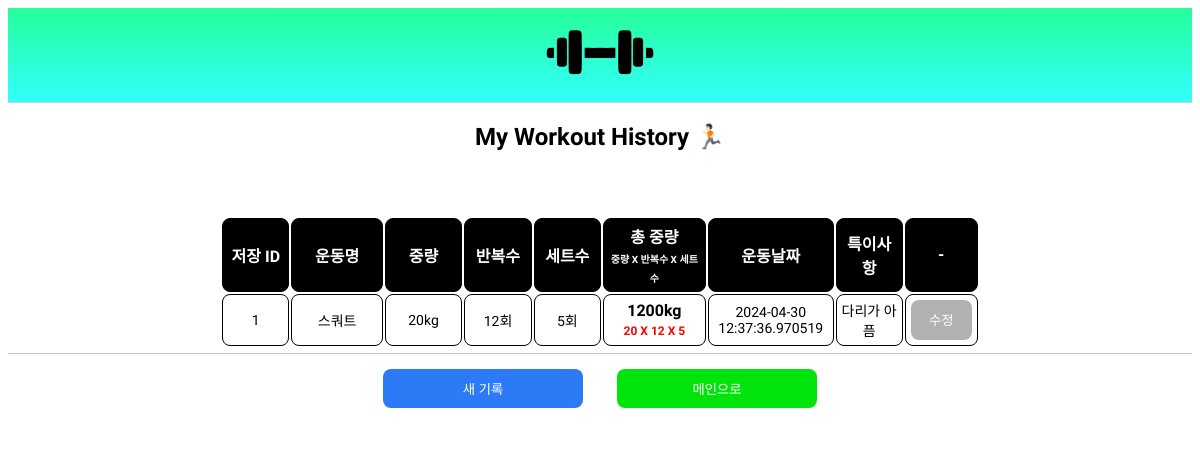
Before: /crud/workoutMemo with the older database file.
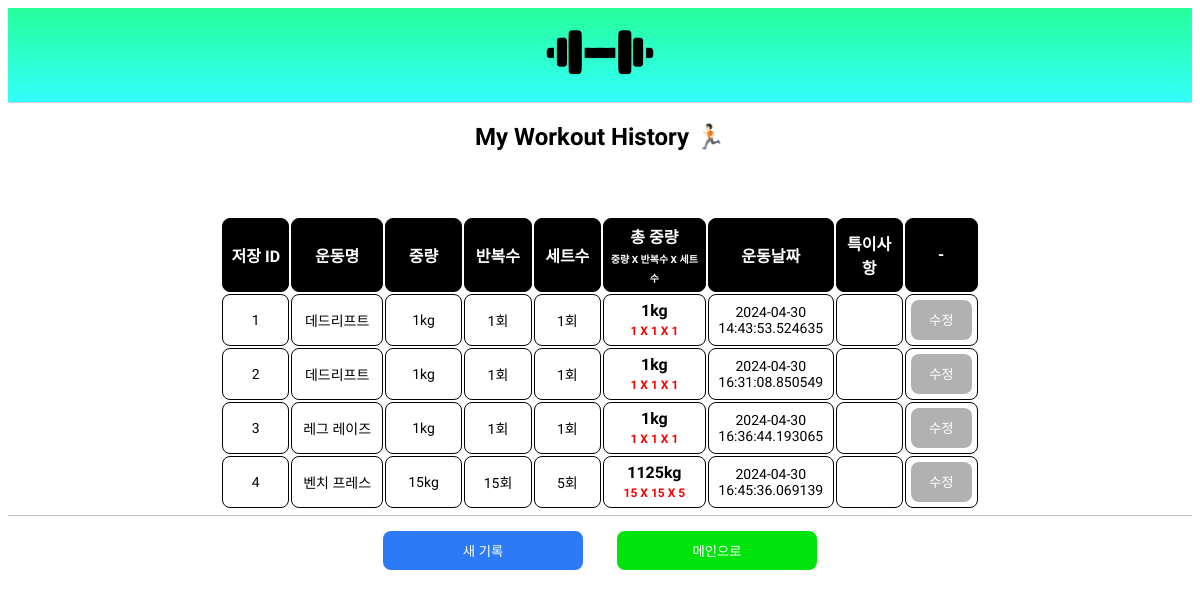
After: the same page with the newer database file.
### apps/crud/models.py (models this page shows)
class WorkOut(db.Model):
    __tablename__="workout"
    id = db.Column(db.Integer, primary_key = True)
    exName = db.Column(db.String)
    weight = db.Column(db.Integer)
    repeat = db.Column(db.Integer)
    setRp = db.Column(db.Integer)
    text = db.Column(db.Integer)
    createDate =db.Column(db.DateTime, default=today)

### apps/crud/views.py (the view)
@crud.route("/workoutMemo")
def workoutMemo():
    workout = WorkOut.query.all()
    return render_template("crud/workoutMemo.html", workout=workout)

### apps/crud/templates/crud/workoutMemo.html (shortened to what this page needs)
{% extends "crud/base.html" %}
{% block content %}
<h2>My Workout History 🏃🏻</h2>
<table style="margin-top: 60px; height: 100%;">
    <tr>
        <th>저장 ID</th>
        <th>운동명</th>
        <th>중량</th>
        <th>반복수</th>
        <th>세트수</th>
        <th style="width: 160px;">
            총 중량
            <br />
            <span style="font-size: 10px;">
                중량 X 반복수 X 세트수
            </span>
        </th>
        <th>운동날짜</th>
        <th>특이사항</th>
        <th>-</th>
    </tr>
    {% for workouts in workout %}
    <tr>
        <td>{{ workouts.id }}</td>
        <td style="width: 200px;">{{ workouts.exName }}</td>
        <td>{{ workouts.weight }}kg</td>
        <td>{{ workouts.repeat }}회</td>
        <td>{{ workouts.setRp }}회</td>
        <td style="font-weight: bold; font-size: 16px;">{{ workouts.weight * workouts.repeat * workouts.setRp }}kg<br />
            <span style="font-size: 12px; color: red;">
                {{ workouts.weight }} X {{ workouts.repeat }} X {{ workouts.setRp }}
            </span>
        </td>
        <td>{{ workouts.createDate }}</td>
        <td>{{ workouts.text }}</td>
        <td style="width: 80px;">
            <a href="{{ url_for('crud.editWorkOut', workout_id=workouts.id)}}">
                <button class="modifyBtn"> 수정</button>
            </a>
        </td>
    </tr>
    {% endfor %}
</table>
<div class="footer">
    <a href="{{ url_for('crud.createWorkOut') }}">
        <button class="btn1">
            새 기록
        </button>
    </a>
    <a href="/crud">
        <button class="mainBtn">
            메인으로
        </button>
    </a>
</div>
{% endblock %}

### apps/crud/templates/crud/base.html (shortened to what this page needs)
<!DOCTYPE html>
<html lang="ko">
<head>
    <link rel="stylesheet" href="{{url_for('crud.static', filename='style.css')}}">
</head>
<body>
    <div class="header">
        <a href="/crud" style="width: 40px; height: 40px;">
            <img class="headerImg" style="width: 80px; height: 80px; margin: 5px;"
                src="{{url_for('crud.static', filename='headerImg.png')}}" title="GO MAIN" />
        </a>
    </div>
    <div class="container">
        {% block content %}{% endblock %}
    </div>
</body>
</html>

### apps/crud/static/style.css (style rules this page uses)
body { font-family: "Nanum Gothic", sans-serif; text-align: center; -webkit-user-drag: none; -khtml-user-drag: none; -moz-user-drag: none; -o-user-drag: none; }
a { color: white !important; text-decoration: none; }
table { border: none !important; width: 65%; }
table, th, td { text-align: center; border: 1px solid black; padding: 5px; margin: 0 auto; font-size: 14px; }
th { font-weight: bold; font-size: 16px; background-color: black; color: white; }
th, td { border-radius: 8px; width: 130px; }
.container { color: black; width: 100%; margin: 0 auto; }
.header { position: sticky; width: 100%; top: 0; z-index: 999; background: linear-gradient(rgba(0, 255, 136, 0.85), rgb(50, 255, 252)); border-bottom: 1px solid rgb(206, 206, 206); }
.headerImg { transform: rotate(-135deg); }
.footer { width: 100%; bottom: 0; position: sticky; border-top: 1px solid rgb(192, 192, 192); background-color: white; z-index: 999; }
.btn1 { color: white; margin: 15px; border: none; width: 200px; border-radius: 8px; padding: 10px; background-color: rgb(45, 122, 247); cursor: pointer; }
.mainBtn { color: white; margin: 15px; border: none; width: 200px; border-radius: 8px; padding: 10px; background-color: rgb(0, 227, 11); cursor: pointer; }
.modifyBtn { cursor: pointer; border: none; background-color: rgb(177, 177, 177); color: white !important; border-radius: 8px; width: 100%; height: 40px; }

Changed rows visible on the page:
changed WorkOut id 1: exName "스쿼트" → "데드리프트"; weight "20" → "1"; repeat "12" → "1"; setRp "5" → "1"; workouts.weight*workouts.repeat*workouts.setRp "1200" → "1"; createDate "2024-04-30 12:37:36.970519" → "2024-04-30 14:43:53.524635"; text "다리가 아픔" → (not shown)
added WorkOut: id "2", exName "데드리프트", weight "1", repeat "1", setRp "1", workouts.weight*workouts.repeat*workouts.setRp "1", createDate "2024-04-30 16:31:08.850549"
added WorkOut: id "3", exName "레그 레이즈", weight "1", repeat "1", setRp "1", workouts.weight*workouts.repeat*workouts.setRp "1", createDate "2024-04-30 16:36:44.193065"
added WorkOut: id "4", exName "벤치 프레스", weight "15", repeat "15", setRp "5", workouts.weight*workouts.repeat*workouts.setRp "1125", createDate "2024-04-30 16:45:36.069139"
